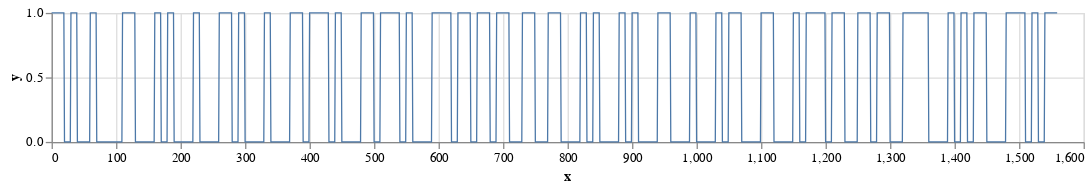

The notebook cell saved with this chart:
### Code cell
avg = np.average(df['y'])
bits = df['y'].apply(lambda x: 1 if x >= avg else 0).reset_index(drop=True)

start = 0
while True:
    if bits.iloc[start] == 1:
        break
    start = start + 1
    
end = len(bits) - 1
while True:
    if bits.iloc[end] == 1:
        break
    end = end - 1
    
bits = bits.iloc[start:end+1].reset_index(drop=True)

df =pd.DataFrame({'x': np.arange(len(bits)), 'y': bits})
alt.Chart(df).mark_line().encode(
    x='x',
    y='y',
    size=alt.value(1)
).configure_view(
    width=800,
    height=100,
)

### Figure 1 — Vega-Lite specification as saved in the notebook (floating-point values rounded to 4 significant figures; data arrays with more than 128 entries replaced by an {"elided": "..."} marker saying what was removed)
{"$schema": "https://vega.github.io/schema/vega-lite/v2.6.0.json", "config": {"view": {"height": 100, "width": 800}}, "data": {"name": "data-7d4bce42fda5f1d3c45e730931688f62"}, "datasets": {"data-7d4bce42fda5f1d3c45e730931688f62": {"elided": "1560 records"}}, "encoding": {"size": {"value": 1}, "x": {"field": "x", "type": "quantitative"}, "y": {"field": "y", "type": "quantitative"}}, "mark": "line"}
